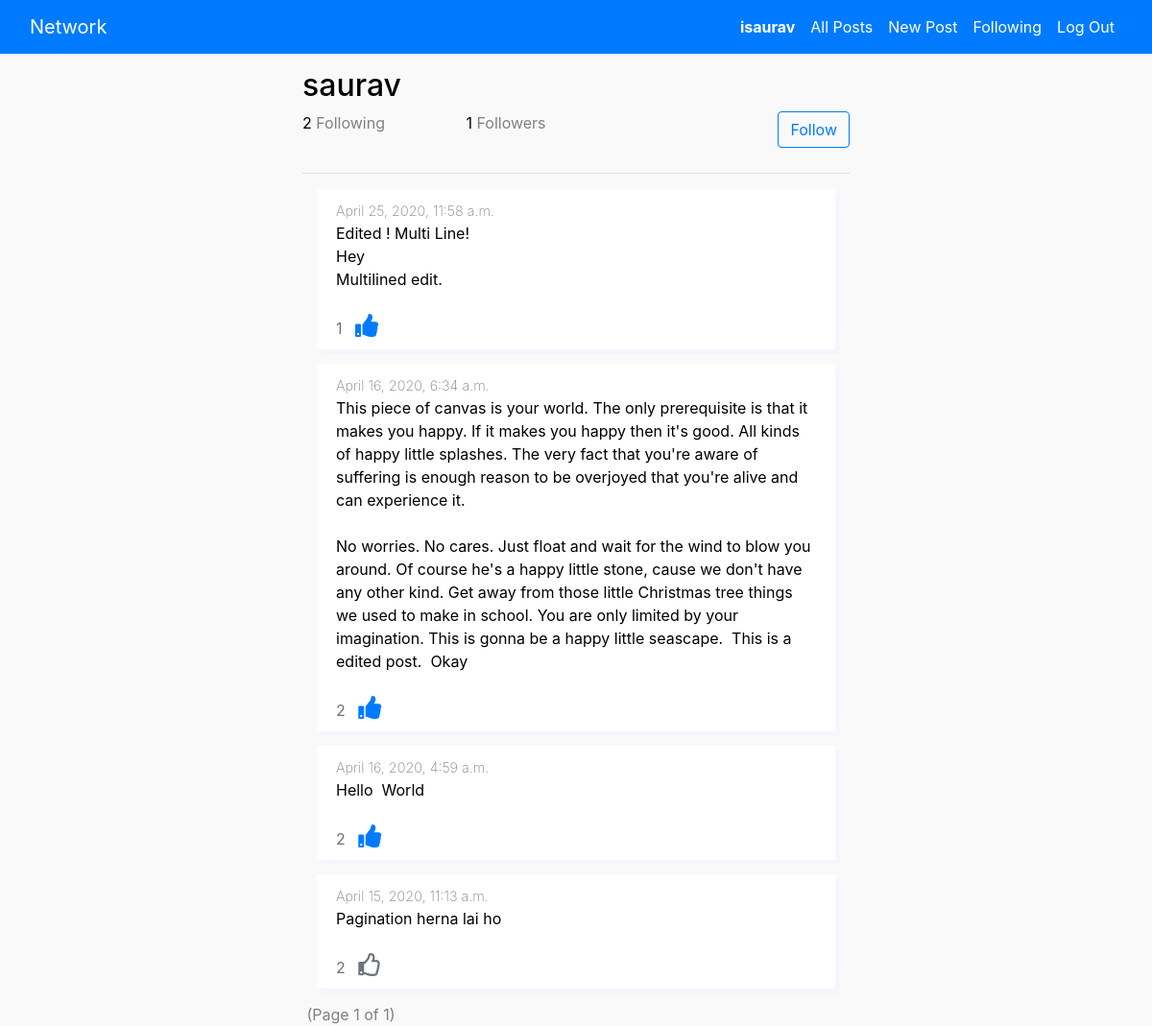
Screenshot of /user_info/3 (signed in) with the database file from the repository.
### network/models.py (models this page shows, shortened)
class User(AbstractUser):
    dob = models.DateField(blank=False)

class Post(models.Model):
    text = models.TextField(blank=False)
    user = models.ForeignKey(User, on_delete=models.CASCADE)
    created_at = models.DateTimeField(auto_now_add=True)
    class Meta:
        ordering = ('-created_at',)

### network/views.py (the view)
# urls.py: path("user_info/<int:user_id>", views.user_info, name="user_info"),
@login_required
def user_info(request, user_id):
    target_user = User.objects.get(pk=user_id)
    following_count = target_user.following.count()
    followers_count = target_user.followers.count()
    posts = Post.objects.filter(user=target_user)
    post_data = list()
    for post in posts:
        likes = Likes.objects.filter(post=post).count()
        already_liked = Likes.objects.filter(
            post=post,
            user=request.user
        )
        react = 'Unlike' if already_liked else 'Like'
        post_data.append({
            'post_id': post.id,
            'post_text': post.text,
            'posted_at': post.created_at,
            'likes_count': likes,
            'react': react
        })
    page_number = request.GET.get('page', 1)
    paginator = Paginator(post_data, MAX_ITEMS_PER_PAGE)
    posts = paginator.get_page(page_number)
    """
    If target user is not session user,
    find out if this session session has followed this target user,
    if no, should be allowed to follow else should be allowed to unfollow

    Also, if target user is not the session user, don't allow post edit
    """
    action = None
    allow_edit = True
    if not target_user == request.user:
        allow_edit = False
        try:
            followed = UserFollowing.objects.get(
                user_id=request.user.id, following_user_id=user_id)
            action = 'Unfollow'
        except UserFollowing.DoesNotExist:
            action = 'Follow'
    params = {
        'target_user': target_user,
        'following_count': following_count,
        'followers_count': followers_count,
        'posts': posts,
        'action': action,
        'allow_edit': allow_edit
    }
    return render(request, "network/user_info.html", params)

### network/templates/network/user_info.html (shortened to what this page needs)
{% extends "network/layout.html" %}
{% load static %}
{% block body %}
    <div class="container col-md-6 col-md-offset-3 centered-form center-block background" onclick="clickHandler(event)">
        <h2>{{target_user}}</h2>
        {% if action %}
            {% if action == "Follow" %}
                <button type="button" class="btn btn-outline-primary" id="follow"  data-userid="{{ target_user.id }}" data-buttonWork="follow" >{{action}}</button>
            {% else %}
                <button type="button" class="btn btn-dark" id="follow" data-userid="{{ target_user.id }}" data-buttonWork="unfollow">{{action}}</button>
            {%  endif %}
        {% endif %}
        <span>{{following_count}}</span>
        <span style="color: gray; margin-right: 80px;">Following </span>
        <span id="{{ target_user.id }}">{{followers_count}}</span>
        <span style="color: gray;">Followers </span>
        <br><br>
        <hr>
        {% for post in posts %}
            <div class="row">
                <div class="panel">
                    <div class="toprow">
                        <span class="post-date">
                             {{post.posted_at}}
                        </span>
                    </div>
                    <div class="post-text">
                        <span style="white-space: pre-line">{{post.post_text}}</span>
                    </div>
                    <br>
                    <span class="likes">
                        <span id="{{ post.post_id }}" class="text-secondary"> {{post.likes_count}} </span> &nbsp;
                        {% if post.react == "Unlike" %}
                            <i class="fa fa-thumbs-up text-primary" data-buttonid="{{ post.post_id }}" data-buttonWork="unlike"></i>
                        {% else %}
                            <i class="far fa-thumbs-up text-secondary" data-buttonid="{{ post.post_id }}" data-buttonWork="like"></i>
                        {% endif %}
                    </span>
                </div>
            </div>
        {% endfor %}
        {% if posts.number %}
            <ul class="pagination centered block">
                <span class="current" style="color: gray;">
                    &nbsp;(Page {{ posts.number }} of {{ posts.paginator.num_pages }})&nbsp;
                </span>
            </ul>
        {% endif %}
        </div>
    </div>
{% endblock %}

### network/templates/network/layout.html (shortened to what this page needs)
{% load static %}
<!DOCTYPE html>
<html lang="en">
    <head>
        <link rel="stylesheet" href="https://stackpath.bootstrapcdn.com/bootstrap/4.4.1/css/bootstrap.min.css">
        <link href="{% static 'network/styles.css' %}" rel="stylesheet">
        <link href="https://cdnjs.cloudflare.com/ajax/libs/font-awesome/5.13.0/css/all.min.css" rel="stylesheet">
    </head>
    <body >
        <nav class="navbar navbar-expand-lg fixed-top bg-primary" role="navigation">
            <div class="container-fluid">
                <div class="navbar-header">
                    <a class="navbar-brand mr-lg-auto" href="#">Network</a>
                </div>
                <ul class="navbar-nav ml-auto" id="navbarToggleExternalContent">
                    {% if user.is_authenticated %}
                        <li class="nav-item">
                            <a class="nav-link" href="{% url 'user_info' user_id=user.id%}"><strong>{{ user.username }}</strong></a>
                        </li>
                        <li class="nav-item">
                            <a class="nav-link" href="{% url 'index' %}">All Posts</a>
                        </li>
                        <li class="nav-item">
                            <a class="nav-link" href="{% url 'create_post' %}">New Post</a>
                        </li>
                        <li class="nav-item">
                            <a class="nav-link" href="{% url 'following_posts' %}">Following</a>
                        </li>
                        <li class="nav-item">
                            <a class="nav-link" href="{% url 'logout' %}">Log Out</a>
                        </li>
                    {% endif %}
                </ul>
            </div>
        </nav>
        <div class="body">
            {% block body %}
            {% endblock %}
    </body>
</html>

### network/static/network/styles.css (style rules this page uses)
.body { margin-top: 70px; width: auto; }
body { background-color: #f9f9f9; color: black; }
.row { border: none; box-shadow: 5px 5px rgb(245, 245, 255); margin: 15px; padding-left: 20px; padding-top: 10px; padding-right: 20px; padding-bottom: 10px; opacity: 100; background-color: white; position: relative; }
.post-date { color: gray; font-size: 0.9em; font-weight: 200; }
.navbar-brand, .nav-link { color: white; }
.fa-thumbs-up { font-size: 1.5em; cursor: pointer; margin-right: 40px; }
#follow { float: right; }
.pagination { margin-top: 30px; margin-bottom: 50px; margin: auto; }

### rows the page displays
User: username "isaurav"
User: username "saurav"
Post: posted_at "April 25, 2020, 11:58 a.m.", post_text "Edited ! Multi Line! Hey Multilined edit."
Post: posted_at "April 16, 2020, 6:34 a.m.", post_text "This piece of canvas is your world. The only prerequisite is that it makes you happy. If it makes you happy then it's good. All kinds of happy little splashes. The very fact that you're aware of suffering is enough reason to be overjoyed that you're alive and can experience it. No worries. No cares. Just float and wait for the wind to blow you around. Of course he's a happy little stone, cause we don't have any other kind. Get away from those little Christmas tree things we used to make in school. You are only limited by your imagination. This is gonna be a happy little seascape. This is a edited post. Okay"
Post: posted_at "April 16, 2020, 4:59 a.m.", post_text "Hello World"
Post: posted_at "April 15, 2020, 11:13 a.m.", post_text "Pagination herna lai ho"

### other values shown
{{ action }} "Follow"
{{ following_count }} "2"
{{ followers_count }} "1"
{{ post.likes_count }} "1" "2" "2" "2"
{{ posts.number }} "1"
{{ posts.paginator.num_pages }} "1"
